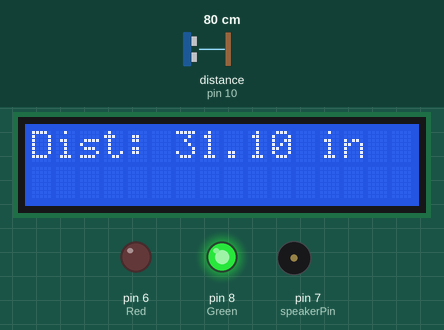
The program below on a simulated Arduino Uno, built with avr-gcc and run on an emulated ATmega328P. On the bench: 16×2 character LCD, output pins drawn as LEDs (lit = HIGH), buzzer (waves = sounding). Wiring (inferred from the names in the program): ultrasonic range finder: trigger pin 9; echo pin 10. Inputs (shaded band) come from the test bench; at power-on: distance to the obstacle (sensor on pin 10) 80 cm. The echo pulse lasts 58.3 µs per cm; pins used as bus, display or sensor lines are not drawn; what the program prints to the serial monitor is not drawn.

Above: at 3.2 s.
3.3 s: distance to the obstacle (sensor on pin 10) set to 35 cm
At 4.6 s:
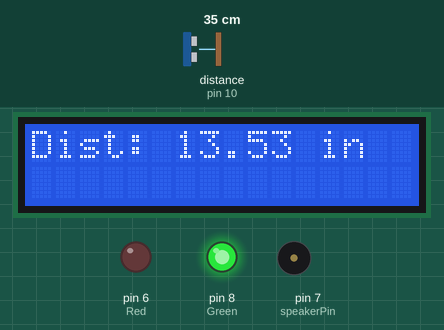
5.1 s: distance to the obstacle (sensor on pin 10) set to 30 cm
At 5.4 s:
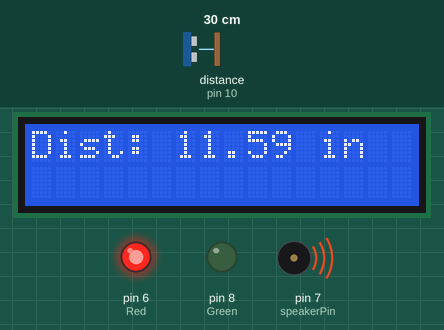
8.1 s: distance to the obstacle (sensor on pin 10) set to 2 cm
At 8.5 s:
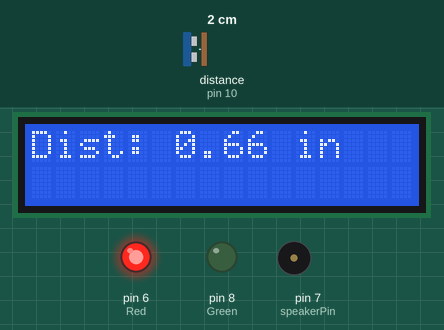
10.1 s: distance to the obstacle (sensor on pin 10) set to 60 cm
At 11.1 s:
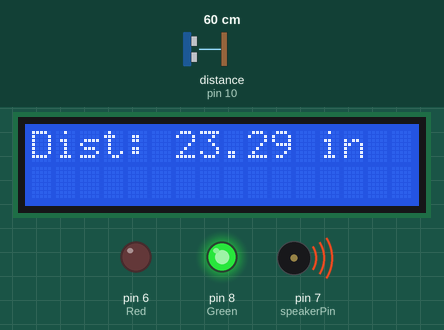
12.7 s: distance to the obstacle (sensor on pin 10) set to 35 cm
At 13.1 s:
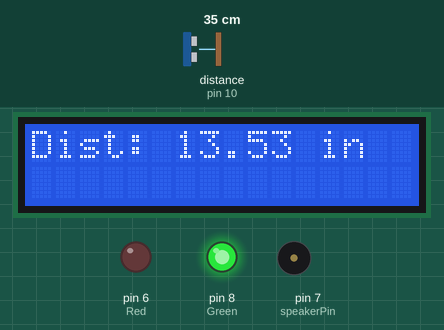
Timing chart, 0 to 15.7 s (numbered marks = the images above; inputs shaded):
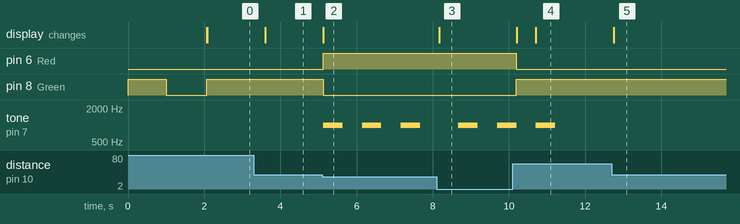

The program:

main.cpp
```cpp
#include <Arduino.h>
#include <LiquidCrystal.h>

// ultrasonic sensor pins
const int trigPin = 9;
const int echoPin = 10;

const int Green = 8; // Pin for the green LED
const int Red = 6; // Pin for the red LED
const int speakerPin = 7; // Pin for the speaker

// LiquidCrystal(rs, enable, d4, d5, d6, d7)
LiquidCrystal lcd(12, 11, 5, 4, 3, 2);

// Function declaration
float ultrasonic();
void printDistance(float distance);
void printDistanceLCD(float distance);
void LEDBlink(int pin, int delayTime);
void LED_ON(int pin);
void LED_OFF(int pin);
void startSiren();
void updateSiren();

unsigned long sirenLastToggle = 0;
int sirenState = 0;
bool sirenActive = false;

void setup() {
  Serial.begin(9600);
  Serial.println("Serial communication started");
  pinMode(Green, OUTPUT);
  pinMode(Red, OUTPUT);
  LEDBlink(Green, 1000); // Blink the green LED for 1 second
  pinMode(trigPin, OUTPUT);
  pinMode(echoPin, INPUT);
  lcd.begin(16, 2); // 16 columns, 2 rows
  lcd.print("Hello, world!");
}

void loop() {
  float distance = ultrasonic();
  if(distance > 2.54 * 12) {
    LED_ON(Green);
    LED_OFF(Red);
  } else {
    LED_OFF(Green);
    LED_ON(Red);
    if (!sirenActive) startSiren(); // Only start if not already running
  }
  printDistance(distance);
  printDistanceLCD(distance);
  updateSiren(); // Always call this
  delay(500); // Shorter delay for responsiveness
}

// Function definitions
float ultrasonic() {
  long duration;
  float distance;

  digitalWrite(trigPin, LOW);
  delayMicroseconds(2);
  digitalWrite(trigPin, HIGH);
  delayMicroseconds(10);
  digitalWrite(trigPin, LOW);

  duration = pulseIn(echoPin, HIGH);
  distance = duration * 0.034 / 2; //speed of sound is 0.034 cm/us
  // divide by 2 because the signal travels to the object and back

  return distance;
}

void printDistance(float distance) {
  Serial.print("Distance: ");
  Serial.print(distance);
  Serial.print(" cm, ");
  Serial.print(distance / 2.54);
  Serial.println(" in");
}

void printDistanceLCD(float distance) {
  lcd.clear();
  lcd.setCursor(0, 0);
  lcd.print("Dist: ");
  lcd.print(distance / 2.54, 2); // 2 decimal places
  lcd.print(" in");
}

void LEDBlink(int pin, int delayTime) {
  digitalWrite(pin, HIGH);
  delay(delayTime);
  digitalWrite(pin, LOW);
  delay(delayTime);
}

void LED_ON(int pin) {
  digitalWrite(pin, HIGH);
}

void LED_OFF(int pin) {
  digitalWrite(pin, LOW);
}

void startSiren() {
  if (!sirenActive) {
    sirenActive = true;
    sirenLastToggle = millis();
    sirenState = 0;
    tone(speakerPin, 1000);
  }
}

void updateSiren() {
  if (!sirenActive) return;
  unsigned long now = millis();
  if (now - sirenLastToggle >= 500) {
    sirenLastToggle = now;
    if (sirenState % 2 == 0) {
      noTone(speakerPin);
    } else {
      tone(speakerPin, 1000);
    }
    sirenState++;
    if (sirenState >= 6) { // 3 cycles (on/off)
      noTone(speakerPin);
      sirenActive = false;
    }
  }
}
```

Measured:
- the behaviour switches between 32 and 31 cm on distance to the obstacle (sensor on pin 10) (found by bisection; images 1 and 2)
- after the input at 3.3 s, the display: changes after 0.30 s (image 1)
- after the input at 5.1 s, pin 6 (Red): LOW → HIGH at once; pin 8 (Green): HIGH → LOW at once; tone on pin 7 (speakerPin): alternates 1000 Hz for 0.51 s and silent for 0.51 s, starting at once; the display: changes at once (image 2)
- after the input at 8.1 s, the display: changes after 0.07 s (image 3)
- after the input at 10.1 s, pin 6 (Red): HIGH → LOW after 0.10 s; pin 8 (Green): LOW → HIGH after 0.10 s; tone on pin 7 (speakerPin): goes on until 11.2 s, then stays silent; the display: first changes after 0.10 s (image 4 shows a later state)
- after the input at 12.7 s, the display: changes after 0.05 s (image 5)
